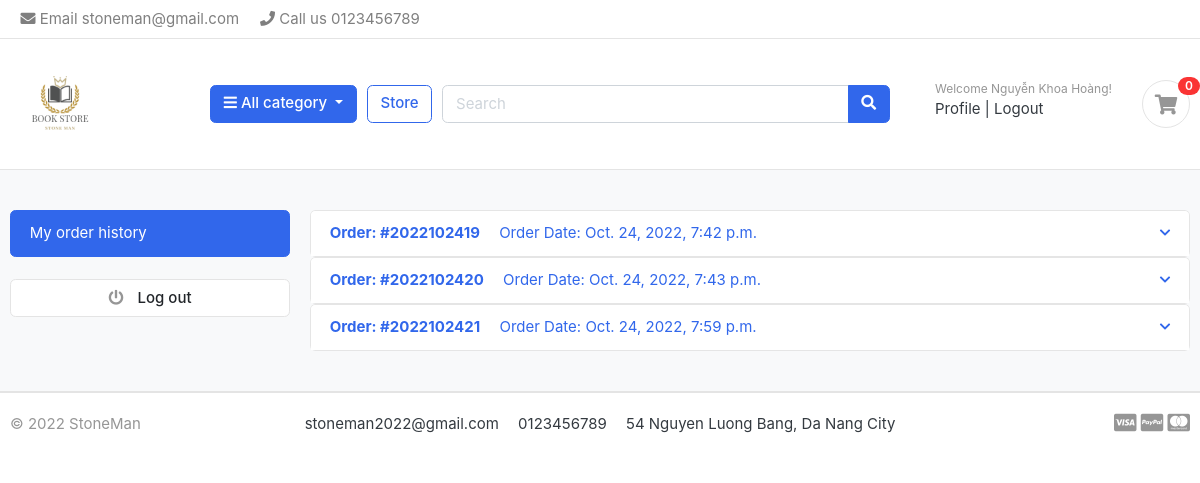
The app's page /accounts/dashboard/ (signed in) with its own data.
### accounts/models.py (models this page shows, shortened)
class Account(AbstractBaseUser):
    first_name      = models.CharField(max_length=50)
    last_name       = models.CharField(max_length=50)
    username        = models.CharField(max_length=50, unique=True)
    email           = models.CharField(max_length=100, unique=True)
    phone_number    = models.CharField(max_length=50)
    date_joined     = models.DateTimeField(auto_now_add=True)
    last_login      = models.DateTimeField(auto_now_add=True)
    is_admin        = models.BooleanField(default=False)
    is_staff        = models.BooleanField(default=False)
    is_active       = models.BooleanField(default=False)
    is_superadmin   = models.BooleanField(default=False)
    USERNAME_FIELD  = 'email' # login by email
    REQUIRED_FIELDS = ['username','first_name','last_name']
    objects = MyAccountManager()

### orders/models.py (models this page shows, shortened)
class Order(models.Model):
    STATUS = {
        ('New','New'),
        ('Accepted','Accepted'),
        ('Completed','Completed'),
        ('Cancelled','Cancelled'),
    }
    user = models.ForeignKey(Account,on_delete=models.SET_NULL,null=True)
    payment = models.ForeignKey(Payment,on_delete=models.SET_NULL,blank=True,null=True)
    order_number = models.CharField(max_length=20)
    first_name = models.CharField(max_length=50)
    last_name = models.CharField(max_length=50)
    phone = models.CharField(max_length=15)
    email = models.EmailField(max_length=50)
    address_line_1 = models.CharField(max_length=50)
    address_line_2 = models.CharField(max_length=50,blank=True)
    country = models.CharField(max_length=50)
    state = models.CharField(max_length=50)
    city = models.CharField(max_length=50)
    order_note = models.CharField(max_length=100,blank=True)
    order_total = models.FloatField()
    tax = models.FloatField()
    status = models.CharField(max_length=10,choices=STATUS,default='New')
    ip = models.CharField(max_length=20,blank=True)
    is_ordered = models.BooleanField(default=False)
    created_at = models.DateTimeField(auto_now_add=True)
    updated_at = models.DateTimeField(auto_now=True)
    def full_name(self):
        return f'{self.first_name} {self.last_name}'
    def full_address(self):
        return f'{self.address_line_1} {self.address_line_2}'

### accounts/views.py (the view)
# urls.py: path('dashboard/',views.dashboard,name='dashboard'),
@login_required(login_url='login')
def dashboard(request):
    current_user = request.user
    orders = Order.objects.filter(user=current_user, is_ordered = True)
    orders_products = OrderProduct.objects.filter(user=current_user, ordered=True)
    context = {
        'orders': orders,
        'orders_products': orders_products
    }
    return render(request, 'accounts/dashboard.html', context)

### carts/context_processors.py (called while the page is built)
def counter(request):
    cart_count = 0
    if 'admin' in request.path:
        return {}
    else:
        try:
            cart = Cart.objects.filter(cart_id=_cart_id(request))
            if request.user.is_authenticated:
                cart_items = CartItem.objects.all().filter(user=request.user)
            else:
                cart_items = CartItem.objects.all().filter(cart=cart[:1])
            for cart_item in cart_items:
                cart_count += cart_item.quantity
        except Cart.DoesNotExist:
            cart_count = 0
        return dict(cart_count=cart_count)

### carts/views.py (called while the page is built)
def _cart_id(request):
    cart = request.session.session_key
    if not cart:
        cart = request.session.create()
    return cart

### category/context_processors.py (called while the page is built)
def menu_links(request):
    links = Category.objects.all()
    return dict(links=links)

### category/models.py (called while the page is built)
    def get_url(self):
        return reverse('product_by_category', args = [self.slug])

### store/models.py (called while the page is built)
    def get_url(self):
        return reverse('product_detail', args=[self.category.slug, self.slug])

### templates/accounts/dashboard.html (shortened to what this page needs)
{% extends "base.html" %}
{% block content %}
<section class="section-conten padding-y bg">
    <div class="container">
        <div class="row">
        <aside class="col-md-3">
            <ul class="list-group">
                <a class="list-group-item active" href="#"> My order history </a>
            </ul>
            <br>
            <a class="btn btn-light btn-block" href="{% url 'logout' %}"> <i class="fa fa-power-off"></i> <span class="text">Log out</span> </a>
        </aside>
        <main class="col-md-9">
                {% if not orders %}
                    <h2 class="text-center">Your Haven't Order Any Book Yet</h2>
                    <br>
                    <div class="text-center pb-1">
                        <a href="{% url 'store' %}" class="btn btn-primary">Go Shopping Right Now</a>
                    </div>
                {% else %}
                    {% for order in orders %}
                        <article class="card">
                            <article class="filter-group">
                                <header class="card-header">
                                    <a href="#" data-toggle="collapse" data-target="#collapse_{{order.order_number}}" aria-expanded="true" class="">
                                        <strong class="d-inline-block mr-3">Order: #{{ order.order_number }}</strong>
                                        <span>Order Date: {{ order.created_at }}</span>
                                        <i class="icon-control fa fa-chevron-down"></i>
                                    </a>
                                </header>
                            </article>
                        </article>
                    {% endfor %}
                {% endif %}
        </main>
    </div>
    </div>
    </section>
{% endblock content %}

### templates/includes/navbar.html (shortened to what this page needs)
{% load static %}
<header class="section-header">
    <nav class="navbar p-md-0 navbar-expand-sm navbar-light border-bottom">
        <div class="container">
            <div class="collapse navbar-collapse" id="navbarTop4">
                <ul class="navbar-nav">
                    <li><a href="#" class="nav-link"> <i class="fa fa-envelope"></i> Email stoneman@gmail.com </a></li>
                    <li><a href="#" class="nav-link"> <i class="fa fa-phone"></i> Call us 0123456789 </a></li>
                </ul>
            </div>
        </div>
    </nav>
    <section class="header-main border-bottom">
        <div class="container">
            <div class="row align-items-center">
                <div class="col-lg-2 col-md-3 col-6">
                    <a href="{% url 'home' %}" class="brand-wrap">
                        <img class="logo" src="{% static './images/stoneman.png' %}">
                    </a>
                </div>
                <div class="col-lg col-sm col-md col-6 flex-grow-0">
                    <div class="category-wrap dropdown d-inline-block float-right">
                        <button type="button" class="btn btn-primary dropdown-toggle" data-toggle="dropdown">
                            <i class="fa fa-bars"></i> All category
                        </button>
                    </div>
                </div>
                <a href="{% url 'store' %}" class="btn btn-outline-primary">Store</a>
                <div class="col-lg  col-md-6 col-sm-12 col">
                    <form action="{% url 'search' %}" class="search" method="GET">
                        <div class="input-group w-100">
                            <input type="text" class="form-control" style="width:60%;" placeholder="Search" name="keyword">
                            <div class="input-group-append">
                                <button class="btn btn-primary" type="submit">
                                    <i class="fa fa-search"></i>
                                </button>
                            </div>
                        </div>
                    </form>
                </div>
                <div class="col-lg-3 col-sm-6 col-8 order-2 order-lg-3">
                    <div class="d-flex justify-content-end mb-3 mb-lg-0">
                        {% if user.id is None %}
                            <div class="widget-header">
                                <small class="title text-muted">Welcome guest!</small>
                                <div>
                                    <a href="{% url 'login' %}">Sign in</a> <span class="dark-transp"> | </span>
                                    <a href="{% url 'register' %}"> Register</a>
                                </div>
                            </div>
                        {% else %}
                            <div class="widget-header">
                                <small class="title text-muted">Welcome {{ user.last_name }} {{ user.first_name }}!</small>
                                <div>
                                    <a href="{% url 'dashboard' %}">Profile</a> <span class="dark-transp"> | </span>
                                    <a href="{% url 'logout' %}"> Logout</a>
                                </div>
                            </div>
                        {% endif %}
                        <a href="{% url 'cart' %}" class="widget-header pl-3 ml-3">
                            <div class="icon icon-sm rounded-circle border"><i class="fa fa-shopping-cart"></i></div>
                            <span class="badge badge-pill badge-danger notify">{{ cart_count }}</span>
                        </a>
                    </div>
                </div>
            </div>
        </div>
    </section>
</header>

### static/css/ui.css (style rules this page uses)
html { font-family: "Inter", sans-serif; font-size: 15px; }
.icon-xs, .icon-sm, .icon-md, .icon-lg { display: inline-block; text-align: center; flex-shrink: 0; flex-grow: 0; }
.icon-sm { width: 48px; height: 48px; line-height: 48px !important; font-size: 20px; }
.padding-y { padding-top: 40px; padding-bottom: 40px; }
article:after, .form-group:after { display: block; clear: both; content: ""; }
.bg { background-color: #f8f9fa; }
.header-main { position: relative; padding-top: 1rem; padding-bottom: 1rem; }
.brand-wrap .logo, .navbar-brand .logo { margin-right: 7px; max-height: 100px; display: inline-block; max-width: 200px; }
.widget-header { display: inline-block; vertical-align: middle; position: relative; }
.widget-header a { color: #343a40; }
.widget-header i { color: #969696; }
.widget-header .title { display: block; }
.widget-header .notify { position: absolute; top: -3px; right: -10px; }
.btn-light { background-color: #fff; border-color: #e4e4e4; }
.btn-light i { color: #969696; }
.btn i + .text { margin-left: 10px; }
.notify { position: absolute; top: -4px; right: -10px; display: inline-block; padding: 0.25em 0.6em; font-size: 12px; line-height: 1; text-align: center; border-radius: 3rem; color: #fff; background-color: #fa3434; }
.icon-control { margin-top: 5px; float: right; font-size: 80%; }
.filter-group { border-bottom: 1px solid #e4e4e4; }
.filter-group .card-header { border-bottom: 0; }
.filter-group:last-child { border-bottom: 0; }

### records on screen
Account: last_name "Nguyễn Khoa", first_name "Hoàng"
Order: order_number "2022102419", created_at "Oct. 24, 2022, 7:42 p.m."
Order: order_number "2022102420", created_at "Oct. 24, 2022, 7:43 p.m."
Order: order_number "2022102421", created_at "Oct. 24, 2022, 7:59 p.m."

### other values on screen
{{ cart_count }} "0"
